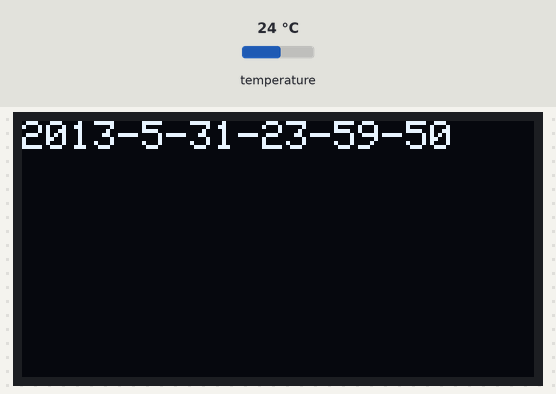
This sketch was run on a simulated STM32 Blue Pill. Parts: 128×64 one-colour display. The test bench sets the inputs (shaded band); at power-on: temperature 24 °C. The local clock reads 2024-03-15 10:24:30 at power-on unless the sketch sets it.

Above: at 0.1 s.
At 4.1 s:
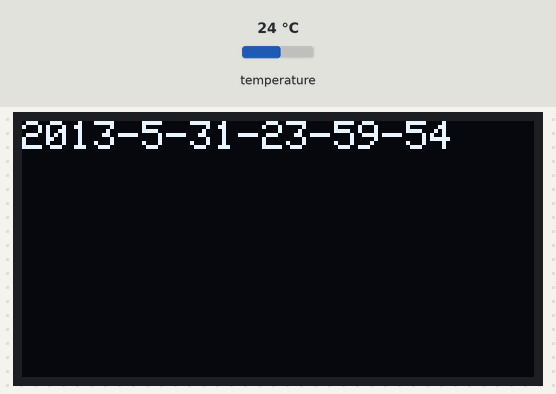
At 11.1 s:
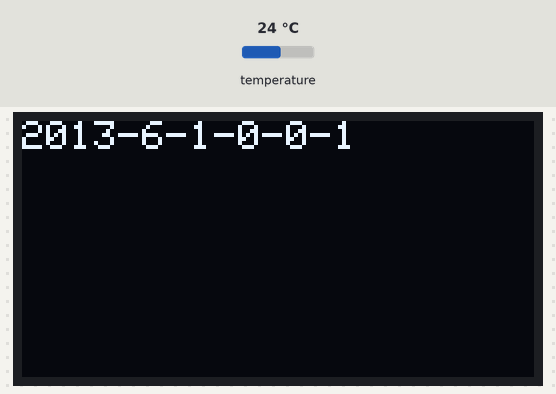
At 19.1 s:
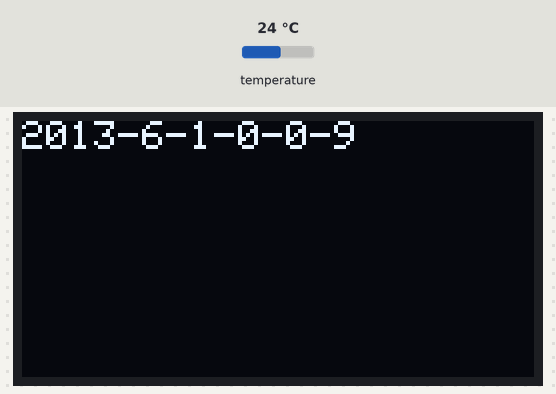
At 28.1 s:
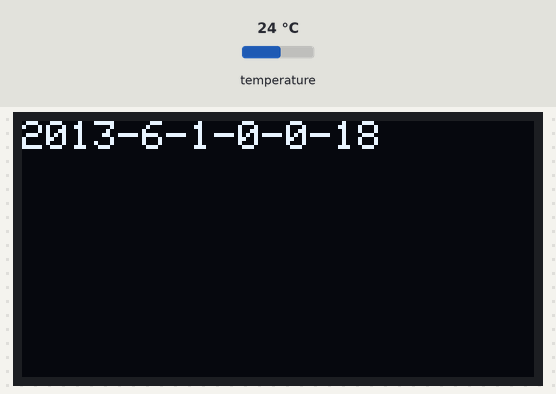
At 38.1 s:
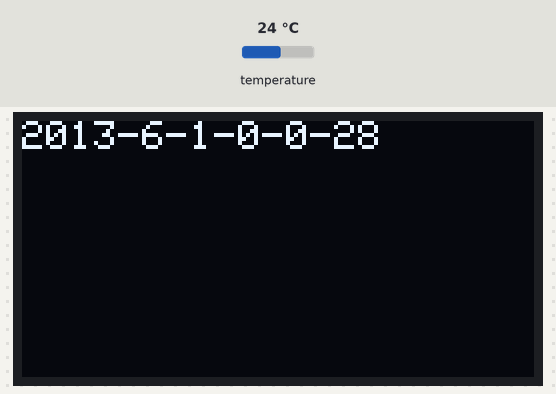

The sketch:

Enclave.ino
```cpp
/*
 * Arduinoで動作するVFD管時計。
 *
  */
#include <SPI.h>
#include <Wire.h>
#include <DS3231.h>
#include <Adafruit_GFX.h>
#include <Adafruit_SSD1306_STM32.h>

#define OLED_RESET 4
Adafruit_SSD1306 display(OLED_RESET);


DS3231 Clock;
bool Century=false;
bool h12;
bool PM;


void setup() {
  // by default, we'll generate the high voltage from the 3.3v line internally! (neat!)
  display.begin(SSD1306_SWITCHCAPVCC, 0x3C);  // initialize with the I2C addr 0x3D (for the 128x64)
  display.clearDisplay();
  display.setTextSize(1);
  display.setTextColor(WHITE);
  display.setCursor(0,0);
  display.println("Hello, world!");
  display.display();

  // Wire.begin();

  Clock.setSecond(50);//Set the second
  Clock.setMinute(59);//Set the minute
  Clock.setHour(23);  //Set the hour
  Clock.setDoW(5);    //Set the day of the week
  Clock.setDate(31);  //Set the date of the month
  Clock.setMonth(5);  //Set the month of the year
  Clock.setYear(13);  //Set the year (Last two digits of the year)

}

void ReadDS3231()
{
  int second,minute,hour,date,month,year,temperature;
  second=Clock.getSecond();
  minute=Clock.getMinute();
  hour=Clock.getHour(h12, PM);
  date=Clock.getDate();
  month=Clock.getMonth(Century);
  year=Clock.getYear();

  temperature=Clock.getTemperature();

  /*
  Serial.print("20");
  Serial.print(year,DEC);
  Serial.print('-');
  Serial.print(month,DEC);
  Serial.print('-');
  Serial.print(date,DEC);
  Serial.print(' ');
  Serial.print(hour,DEC);
  Serial.print(':');
  Serial.print(minute,DEC);
  Serial.print(':');
  Serial.print(second,DEC);
  Serial.print('\n');
  Serial.print("Temperature=");
  Serial.print(temperature);
  Serial.print('\n');
  */

  display.clearDisplay();
  display.setTextSize(1);
  display.setTextColor(WHITE);
  display.setCursor(0,0);
  display.println("20" + String(year,DEC) + "-" + String(month,DEC) + "-" + String(date,DEC) + "-" + String(hour,DEC) + "-" + String(minute,DEC) + "-" + String(second,DEC));
  display.display();

  /*
  int BEAT = 500;
  tone(PA8,330,BEAT) ;  // ミ
  delay(BEAT) ;
  tone(PA8,262,BEAT) ;  // ド
  delay(BEAT) ;
  tone(PA8,330,BEAT) ;  // ミ
  delay(BEAT) ;
  tone(PA8,262,BEAT) ;  // ド
  delay(BEAT) ;
  tone(PA8,330,BEAT/2) ;  // ミ
  delay(BEAT/2) ;
  tone(PA8,262,BEAT/2) ;  // ド
  delay(BEAT/2) ;
  tone(PA8,330,BEAT/2) ;  // ミ
  delay(BEAT/2) ;
  tone(PA8,262,BEAT/2) ;  // ド
  delay(BEAT/2) ;
  tone(PA8,330,BEAT) ;  // ミ
  delay(BEAT) ;
  tone(PA8,262,BEAT) ;  // ド
  delay(BEAT) ;
  tone(PA8,392,BEAT) ;
  delay(BEAT) ;
  tone(PA8,440,BEAT) ;  // ド
  delay(BEAT) ;
  tone(PA8,392,BEAT) ;  // ド
  delay(BEAT) ;
  tone(PA8,349,BEAT) ;  // ド
  delay(BEAT) ;
  tone(PA8,330,BEAT) ;  // ド
  delay(BEAT) ;
  tone(PA8,294,BEAT*2) ;  // ド
  delay(BEAT*2) ;
  */

}

void loop() {
  ReadDS3231();
  delay(10);
}
```

Measured:
- what the display in image 0 shows lasts 0.9 s, from 0.1 s to 1.0 s
